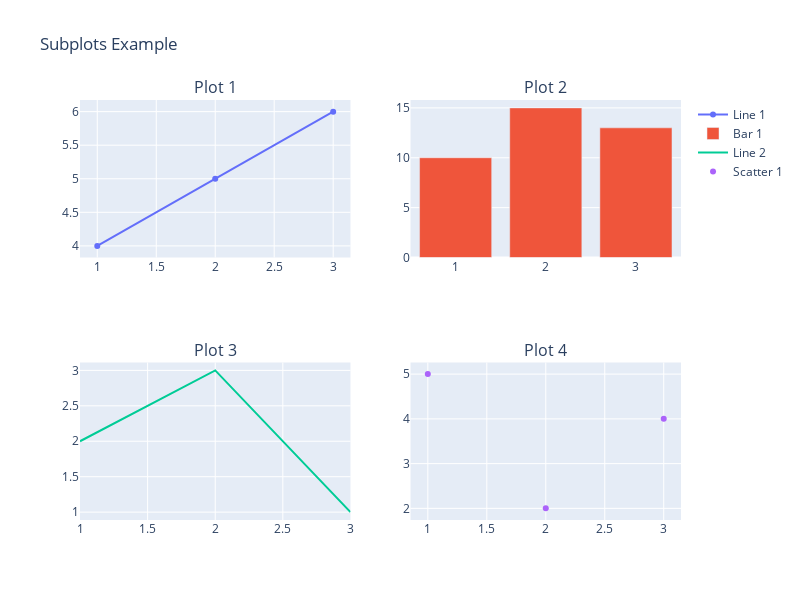

The notebook cell saved with this chart:
### Markdown cell above
## Evaluation

### Code cell
# Create a 2x2 subplot
fig = make_subplots(rows=2, cols=2, 
                    subplot_titles=("Plot 1", "Plot 2", "Plot 3", "Plot 4"))

# Add traces to each subplot
# Plot 1
fig.add_trace(go.Scatter(x=[1, 2, 3], y=[4, 5, 6], mode='lines+markers', name='Line 1'), row=1, col=1)

# Plot 2
fig.add_trace(go.Bar(x=[1, 2, 3], y=[10, 15, 13], name='Bar 1'), row=1, col=2)

# Plot 3
fig.add_trace(go.Scatter(x=[1, 2, 3], y=[2, 3, 1], mode='lines', name='Line 2'), row=2, col=1)

# Plot 4
fig.add_trace(go.Scatter(x=[1, 2, 3], y=[5, 2, 4], mode='markers', name='Scatter 1'), row=2, col=2)

# Update layout
fig.update_layout(title_text="Subplots Example", height=600, width=800)

# Show the plot
fig.show()

### Figure 1 — Plotly figure (JSON) as saved in the notebook; plotly's stock layout.template omitted (floating-point values rounded to 4 significant figures)
{"data": [{"mode": "lines+markers", "name": "Line 1", "type": "scatter", "x": [1, 2, 3], "xaxis": "x", "y": [4, 5, 6], "yaxis": "y"}, {"name": "Bar 1", "type": "bar", "x": [1, 2, 3], "xaxis": "x2", "y": [10, 15, 13], "yaxis": "y2"}, {"mode": "lines", "name": "Line 2", "type": "scatter", "x": [1, 2, 3], "xaxis": "x3", "y": [2, 3, 1], "yaxis": "y3"}, {"mode": "markers", "name": "Scatter 1", "type": "scatter", "x": [1, 2, 3], "xaxis": "x4", "y": [5, 2, 4], "yaxis": "y4"}], "layout": {"annotations": [{"font": {"size": 16}, "showarrow": false, "text": "Plot 1", "x": 0.225, "xanchor": "center", "xref": "paper", "y": 1, "yanchor": "bottom", "yref": "paper"}, {"font": {"size": 16}, "showarrow": false, "text": "Plot 2", "x": 0.775, "xanchor": "center", "xref": "paper", "y": 1, "yanchor": "bottom", "yref": "paper"}, {"font": {"size": 16}, "showarrow": false, "text": "Plot 3", "x": 0.225, "xanchor": "center", "xref": "paper", "y": 0.375, "yanchor": "bottom", "yref": "paper"}, {"font": {"size": 16}, "showarrow": false, "text": "Plot 4", "x": 0.775, "xanchor": "center", "xref": "paper", "y": 0.375, "yanchor": "bottom", "yref": "paper"}], "height": 600, "title": {"text": "Subplots Example"}, "width": 800, "xaxis": {"anchor": "y", "autorange": true, "domain": [0, 0.45], "range": [0.8532, 3.147], "type": "linear"}, "xaxis2": {"anchor": "y2", "autorange": true, "domain": [0.55, 1], "range": [0.5, 3.5], "type": "linear"}, "xaxis3": {"anchor": "y3", "autorange": true, "domain": [0, 0.45], "range": [1, 3], "type": "linear"}, "xaxis4": {"anchor": "y4", "autorange": true, "domain": [0.55, 1], "range": [0.8532, 3.147], "type": "linear"}, "yaxis": {"anchor": "x", "autorange": true, "domain": [0.625, 1], "range": [3.827, 6.173], "type": "linear"}, "yaxis2": {"anchor": "x2", "autorange": true, "domain": [0.625, 1], "range": [0, 15.79], "type": "linear"}, "yaxis3": {"anchor": "x3", "autorange": true, "domain": [0, 0.375], "range": [0.8889, 3.111], "type": "linear"}, "yaxis4": {"anchor": "x4", "autorange": true, "domain": [0, 0.375], "range": [1.74, 5.26], "type": "linear"}}}
